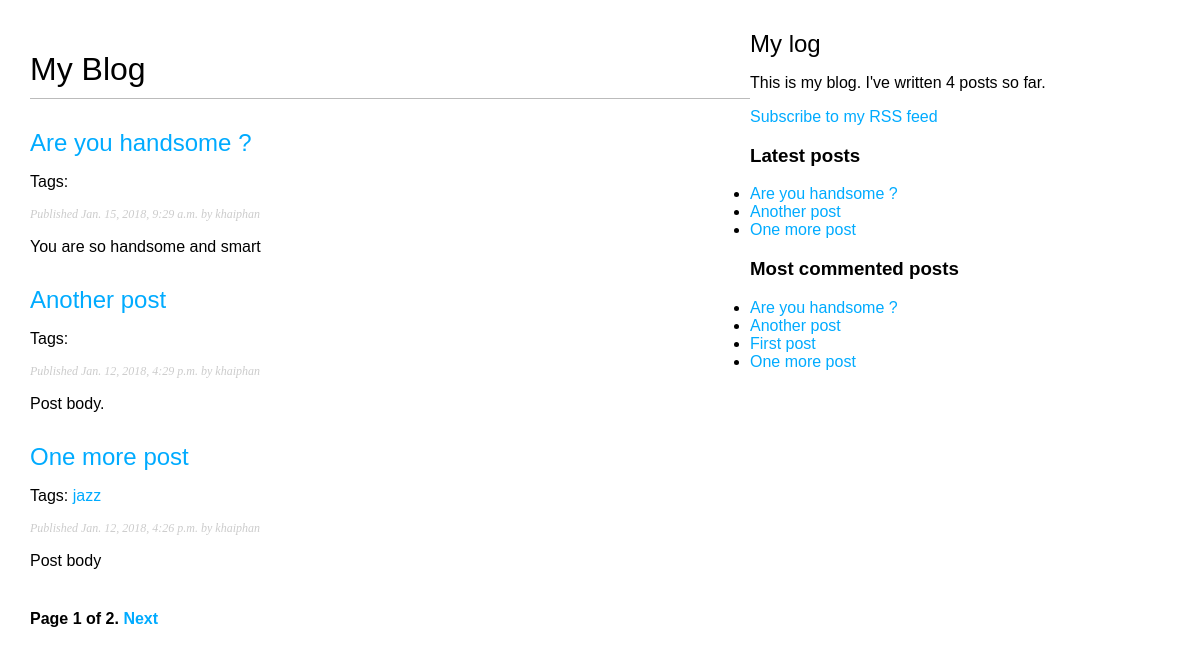
/blog/, run on an earlier commit of the app's database.
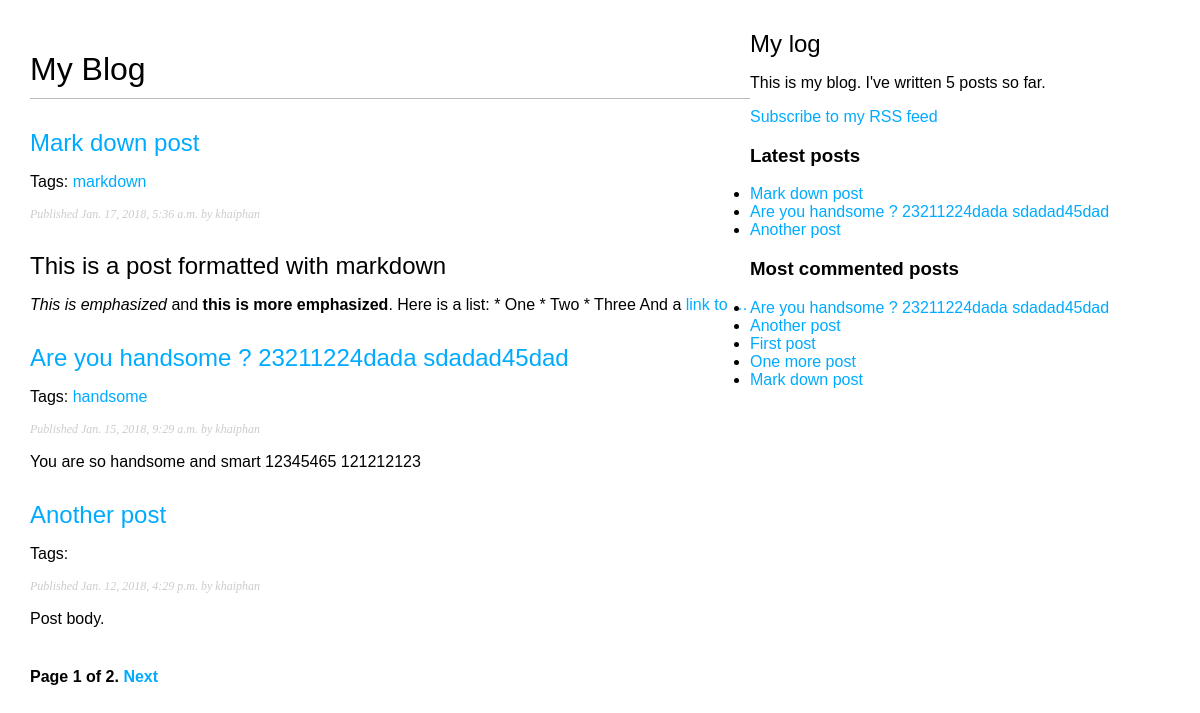
And on a later commit of the database.
### blog/models.py (models this page shows, shortened)
class Post(models.Model):
    STATUS_CHOISE = (
        ('draft', 'Draft'),
        ('published', 'Published'),
    )
    title = models.CharField(max_length=50)
    slug = models.SlugField(max_length=250, unique_for_date='publish')
    author = models.ForeignKey(User, related_name='blog_post', on_delete=models.SET(get_sentinel_user))
    body = models.TextField()
    publish = models.DateTimeField(default=timezone.now)
    created = models.DateTimeField(auto_now_add=True)
    update = models.DateTimeField(auto_now=True)
    status = models.CharField(max_length=10, choices=STATUS_CHOISE, default='draft')
    objects = models.Manager()
    published = PublishedManage()
    tags = TaggableManager()
    class Meta:
        ordering = ('-publish',)
    def get_absolute_url(self):
        return reverse('blog:post_detail',
                        args=[self.publish.year,
                              self.publish.strftime('%m'),
                              self.publish.strftime('%d'),
                              self.slug])

### blog/views.py (the view)
# urls.py: path('', views.post_list, name='post_list'),
def post_list(request, tag_slug=None):
    object_list = Post.published.all()
    tag = None
    if tag_slug:
        tag = get_object_or_404(Tag, slug=tag_slug)
        object_list = object_list.filter(tags__in=[tag])
    paninator = Paginator(object_list, 3) # 3 post in each page
    page = request.GET.get('page')
    try:
        posts = paninator.page(page)
    except PageNotAnInteger:
        posts = paninator.page(1)
    except EmptyPage:
        posts = paninator.page(paninator.num_pages)
    return render(request, 'blog/post/list.html', {'page': page, 'posts': posts, 'tag': tag})

### blog/models.py (called while the page is built)
    def get_queryset(self):
        return super(PublishedManage, self).get_queryset()\
                                            .filter(status='draft')

### blog/templatetags/blog_tags.py (called while the page is built)
@register.simple_tag
def total_posts():
    return Post.published.count()

@register.inclusion_tag('blog/post/latest_posts.html')
def show_latest_posts(count=5):
    latest_posts = Post.published.order_by('-publish')[:count]
    return {'latest_posts': latest_posts}

@register.simple_tag
def get_most_commented_posts(count=5):
    return Post.published.annotate(
                total_comments=Count('comments')
            ).order_by('-total_comments')[:count]

@register.filter(name='markdown')
def markdown_format(text):
    return mark_safe(markdown.markdown(text))

### blog/templates/blog/post/list.html (shortened to what this page needs)
{% extends "blog/base.html" %}
{% load blog_tags %}
{% block content %}
    <h1>My Blog</h1>
    {% for post in posts %}
        <h2>
            <a href="{{ post.get_absolute_url }}">
                {{ post.title }}
            </a>
        </h2>
        <p class="tags">
            Tags:
            {% for tag in post.tags.all %}
                <a href="{% url "blog:post_list_by_tag" tag.slug %}">
                {{ tag.name }}
                </a>
            {% endfor %}
        </p>
        <p class="date">
            Published {{ post.publish }} by {{ post.author }}
        </p>
        {{ post.body|markdown|truncatewords_html:30 }}
    {% endfor %}
    {% include "pagination.html" with page=posts %}
{% endblock content %}

### blog/templates/blog/base.html (shortened to what this page needs)
{% load blog_tags %}
{% load staticfiles %}
<!DOCTYPE html>
<html lang="en">
<head>
    <link href="{% static "css/blog.css" %}" rel="stylesheet">
</head>
<body>
    <div id="content">
        {% block content %}
        {% endblock content %}
    </div>
    <div id="slidebar">
        <h2> My log</h2>
        <p>This is my blog. I've written {% total_posts %} posts so far.</p>
        <p><a href="{% url "blog:post_feed" %}">Subscribe to my RSS feed</a></p>
        <h3>Latest posts</h3>
        {% show_latest_posts 3 %}
        <h3>Most commented posts</h3>
        {% get_most_commented_posts as most_commented_posts %}
        <ul>
        {% for post in most_commented_posts %}
            <li>
                <a href="{{ post.get_absolute_url }}">{{ post.title }}</a>
            </li>
        {% endfor %}
        </ul>
    </div>
</body>
</html>

### blog/templates/pagination.html (shortened to what this page needs)
<div class="pagination">
    <span class="step-links">
        <span class="current">
            Page {{ page.number }} of {{ page.paginator.num_pages }}.
        </span>
        {% if page.has_next %}
            <a href="?page={{ page.next_page_number }}">Next</a>
        {% endif %}
    </span>
</div>

### blog/templates/blog/post/latest_posts.html
<ul>
    {% for post in latest_posts %}
        <li>
            <a href="{{ post.get_absolute_url }}">{{ post.title }}</a>
        </li>
    {% endfor %}
</ul>

### blog/static/css/blog.css (style rules this page uses)
body { margin:0; padding:0; font-family:helvetica, sans-serif; }
a { color:#00abff; text-decoration:none; }
h1 { font-weight:normal; border-bottom:1px solid #bbb; padding:0 0 10px 0; }
h2 { font-weight:normal; margin:30px 0 0; }
#content { float:left; width:60%; padding:0 0 0 30px; }
p.date { color:#ccc; font-family: georgia, serif; font-size: 12px; font-style: italic; }
.pagination { margin:40px 0; font-weight:bold; }

What changed in the data, as far as the page shows it:
no longer on one of the page's lists (row unchanged): Post: title "One more post", publish "Jan. 12, 2018, 4:26 p.m.", author "khaiphan", body "Post body"
added Post: title "Mark down post", publish "Jan. 17, 2018, 5:36 a.m.", author "khaiphan", body "This is a post formatted with markdown This is emphasized and this is more emphasized . Here is a list: * One * Two * Three And a link to …"
added Tag: name "markdown", shown under "Mark down post"
changed Post: title "Are you handsome ?" → "Are you handsome ? 23211224dada sdadad45dad"; body "You are so handsome and smart" → "You are so handsome and smart 12345465 121212123"
added Tag: name "handsome", shown under Post "Are you handsome ? 23211224dada sdadad45dad"
computed for Post "One more post": loses Tag (name "jazz")
Also different on the page:
text no longer shown: "4"
text now shown: "5"
